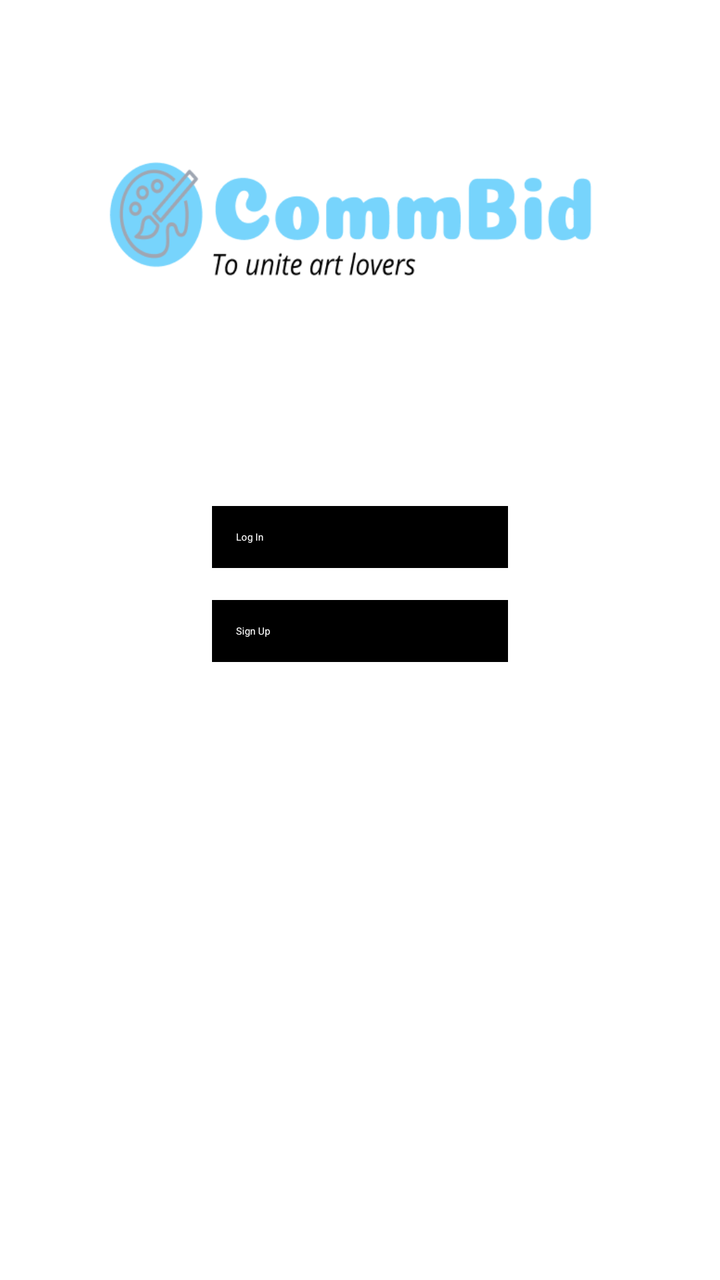
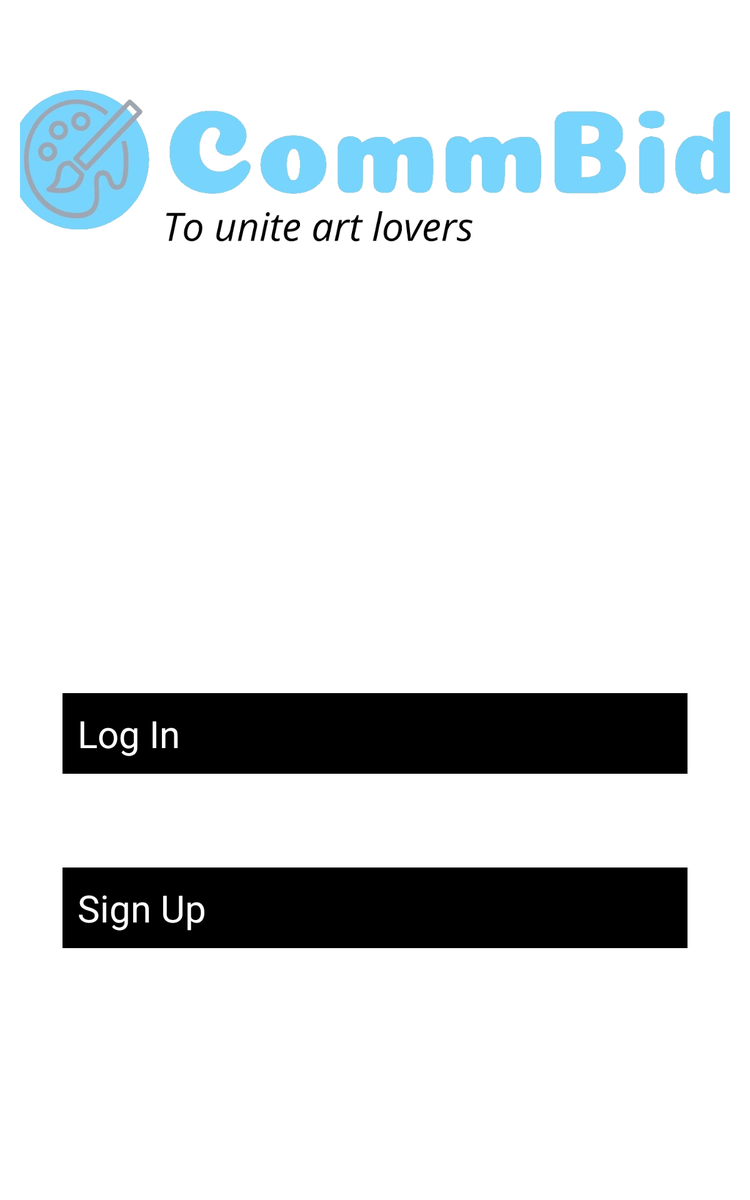

The same Android screen from two of the app's own layout files: first res/layout/ as a phone draws it, then the repository's variant for another configuration, drawn on a device whose configuration selects that folder. Both files follow.
<!-- AndroidManifest.xml: application theme Theme.CommBidApp -->
<!-- res/layout/activity_main.xml -->
<LinearLayout
    xmlns:android="http://schemas.android.com/apk/res/android"
    android:id="@+id/main"
    android:layout_width="match_parent"
    android:layout_height="match_parent"
    android:orientation="vertical"
    android:gravity="center_horizontal"
    android:background="@android:color/white"
    android:padding="16dp">

    <ImageView
        android:id="@+id/logoImageView"
        android:layout_width="wrap_content"
        android:layout_height="183dp"
        android:layout_marginBottom="24dp"
        android:src="@drawable/logo" />

    <Button
        android:id="@+id/loginButton"
        android:layout_width="match_parent"
        android:layout_height="wrap_content"
        android:text="Log In"
        android:background="@android:color/black"
        android:textColor="@android:color/white"
        android:padding="12dp"
        android:layout_marginBottom="16dp"
        android:layout_marginTop="30dp"
        android:layout_marginLeft="90dp"
        android:layout_marginRight="90dp"
        android:textAllCaps="false" />

    <Button
        android:id="@+id/signUpButton"
        android:layout_width="match_parent"
        android:layout_height="wrap_content"
        android:text="Sign Up"
        android:background="@android:color/black"
        android:textColor="@android:color/white"
        android:padding="12dp"
        android:layout_marginLeft="90dp"
        android:layout_marginRight="90dp"
        android:textAllCaps="false" />

</LinearLayout>
<!-- resources referenced by this layout -->
<resources>
  <!-- drawable logo: png bitmap (drawable, 17040 bytes) -->
</resources>
<!-- res/layout-sw600dp/activity_main.xml (the repository's variant of the layout above) -->
<!-- drawn on a 7-inch tablet held upright -->
<androidx.constraintlayout.widget.ConstraintLayout
    xmlns:android="http://schemas.android.com/apk/res/android"
    xmlns:app="http://schemas.android.com/apk/res-auto"
    xmlns:tools="http://schemas.android.com/tools"
    android:id="@+id/main"
    android:layout_width="match_parent"
    android:layout_height="match_parent"
    android:orientation="vertical"
    android:gravity="center_horizontal"
    android:background="@android:color/white"
    android:padding="16dp">

    <ImageView
        android:id="@+id/logoImageView"
        android:layout_width="600dp"
        android:layout_height="200dp"
        android:src="@drawable/logo_commbid"
        app:layout_constraintEnd_toStartOf="@+id/guideline10"
        app:layout_constraintStart_toStartOf="@+id/guideline4"
        app:layout_constraintTop_toTopOf="@+id/guideline14" />

    <Button
        android:id="@+id/loginButton"
        android:layout_width="500dp"
        android:layout_height="wrap_content"
        android:background="@android:color/black"
        android:padding="12dp"
        android:text="Log In"
        android:textAllCaps="false"
        android:textColor="@android:color/white"
        android:textSize="30dp"
        app:layout_constraintBottom_toTopOf="@+id/guideline12"
        app:layout_constraintEnd_toStartOf="@+id/guideline10"
        app:layout_constraintStart_toStartOf="@+id/guideline4" />

    <Button
        android:id="@+id/signUpButton"
        android:layout_width="500dp"
        android:layout_height="wrap_content"
        android:background="@android:color/black"
        android:padding="12dp"
        android:text="Sign Up"
        android:textAllCaps="false"
        android:textColor="@android:color/white"
        android:textSize="30dp"
        app:layout_constraintBottom_toTopOf="@+id/guideline11"
        app:layout_constraintEnd_toStartOf="@+id/guideline10"
        app:layout_constraintStart_toStartOf="@+id/guideline4" />

    <androidx.constraintlayout.widget.Guideline
        android:id="@+id/guideline4"
        android:layout_width="wrap_content"
        android:layout_height="wrap_content"
        android:orientation="vertical"
        app:layout_constraintGuide_percent="0.2" />

    <androidx.constraintlayout.widget.Guideline
        android:id="@+id/guideline10"
        android:layout_width="wrap_content"
        android:layout_height="wrap_content"
        android:orientation="vertical"
        app:layout_constraintGuide_percent="0.8" />

    <androidx.constraintlayout.widget.Guideline
        android:id="@+id/guideline11"
        android:layout_width="wrap_content"
        android:layout_height="wrap_content"
        android:orientation="horizontal"
        app:layout_constraintGuide_percent="0.8" />

    <androidx.constraintlayout.widget.Guideline
        android:id="@+id/guideline12"
        android:layout_width="wrap_content"
        android:layout_height="wrap_content"
        android:orientation="horizontal"
        app:layout_constraintGuide_percent="0.65" />

    <androidx.constraintlayout.widget.Guideline
        android:id="@+id/guideline14"
        android:layout_width="wrap_content"
        android:layout_height="wrap_content"
        android:orientation="horizontal"
        app:layout_constraintGuide_percent="0.02" />

</androidx.constraintlayout.widget.ConstraintLayout>
<!-- resources referenced by the variant -->
<!-- as a 7-inch tablet held upright resolves them -->
<resources>
  <!-- drawable logo_commbid: png bitmap (drawable, 242115 bytes) -->
</resources>
